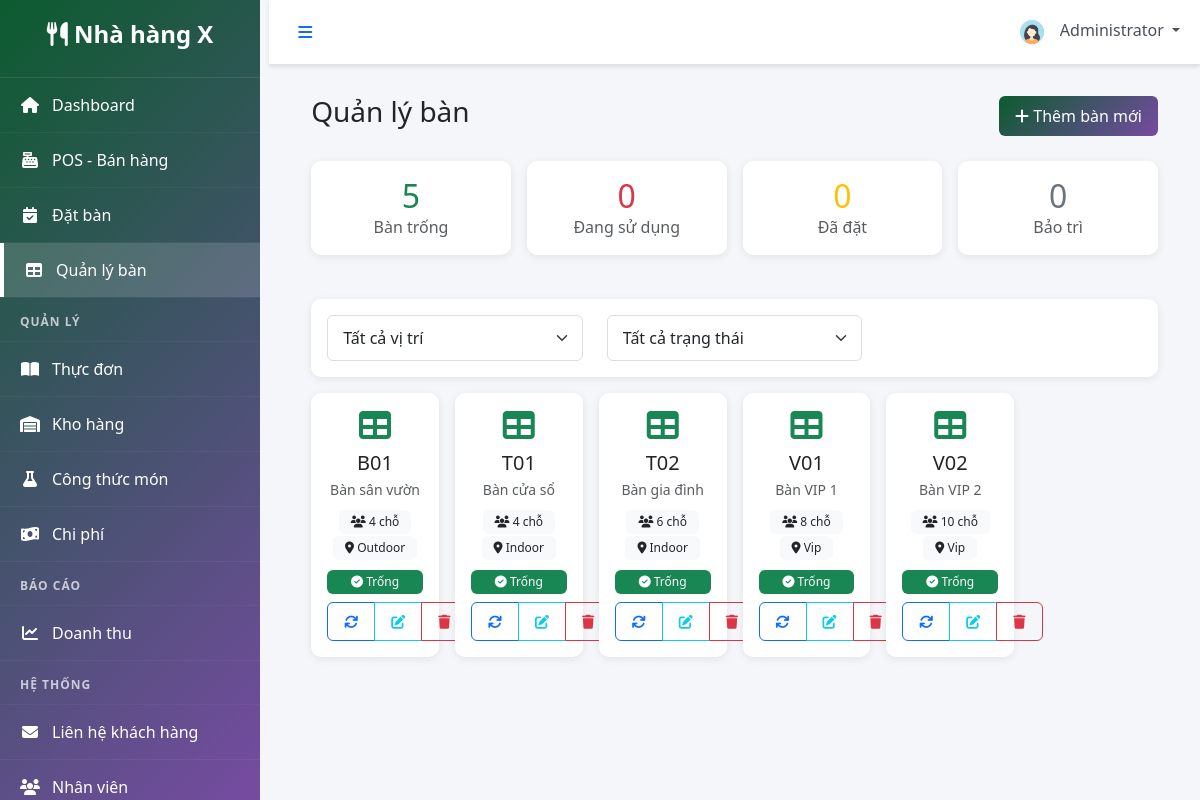
The app's page /modules/tables/manage_tables.php (signed in) with its own data.
### tables this page shows
CREATE TABLE `users` (
  `user_id` INT UNSIGNED NOT NULL AUTO_INCREMENT,
  `full_name` VARCHAR(120) NOT NULL,
  `email` VARCHAR(150) NOT NULL,
  `password_hash` VARCHAR(255) NOT NULL,
  `user_role` ENUM('admin','manager','waiter','chef','cashier','staff') NOT NULL DEFAULT 'staff',
  `phone` VARCHAR(30) DEFAULT NULL,
  `avatar` VARCHAR(255) DEFAULT NULL,
  `status` ENUM('active','inactive') NOT NULL DEFAULT 'active',
  `created_at` TIMESTAMP NOT NULL DEFAULT CURRENT_TIMESTAMP,
  `updated_at` TIMESTAMP NOT NULL DEFAULT CURRENT_TIMESTAMP ON UPDATE CURRENT_TIMESTAMP,
  PRIMARY KEY (`user_id`),
  UNIQUE KEY `uq_email` (`email`),
  KEY `idx_user_role_status` (`user_role`, `status`)
);

CREATE TABLE `restaurant_tables` (
  `table_id` INT UNSIGNED NOT NULL AUTO_INCREMENT,
  `table_number` VARCHAR(20) NOT NULL,
  `table_name` VARCHAR(100) DEFAULT NULL,
  `capacity` INT NOT NULL DEFAULT 4,
  `location` ENUM('indoor','outdoor','vip','balcony') NOT NULL DEFAULT 'indoor',
  `status` ENUM('available','occupied','reserved','maintenance','cleaning') NOT NULL DEFAULT 'available',
  `image` VARCHAR(255) DEFAULT NULL,
  `created_at` TIMESTAMP NOT NULL DEFAULT CURRENT_TIMESTAMP,
  `updated_at` TIMESTAMP NOT NULL DEFAULT CURRENT_TIMESTAMP ON UPDATE CURRENT_TIMESTAMP,
  PRIMARY KEY (`table_id`),
  UNIQUE KEY `uq_table_number` (`table_number`),
  KEY `idx_table_status` (`status`),
  KEY `idx_table_location` (`location`)
);

### includes/functions.php (called while the page is built, shortened)
<?php
function isLoggedIn() {
    return isset($_SESSION['user_id']) && ! empty($_SESSION['user_id']);
}
function getCurrentUser($db) {
    $query = "SELECT * FROM users WHERE user_id = :user_id";
    $stmt = $db->prepare($query);
    $stmt->bindParam(':user_id', $_SESSION['user_id']);
    $stmt->execute();
    return $stmt->fetch(PDO:: FETCH_ASSOC);
}
?>

### modules/tables/manage_tables.php (the view, shortened to what this page needs)
<?php
include '../../includes/header.php';
$query = "SELECT * FROM restaurant_tables ORDER BY table_number";
$tables = $db->query($query)->fetchAll(PDO::FETCH_ASSOC);
$stats = [
    'available' => 0,
    'occupied' => 0,
    'reserved' => 0,
    'maintenance' => 0
];
foreach ($tables as $table) {
    $stats[$table['status']]++;
}
?>
<div class="container-fluid">
    <div class="d-flex justify-content-between align-items-center mb-4">
        <h1 class="h3">Quản lý bàn</h1>
        <button class="btn btn-primary" data-bs-toggle="modal" data-bs-target="#addTableModal">
            <i class="fas fa-plus"></i> Thêm bàn mới
        </button>
    </div>
    <div class="row g-3 mb-4">
        <div class="col-md-3">
            <div class="card border-success">
                <div class="card-body text-center">
                    <h2 class="text-success mb-0"><?php echo $stats['available']; ?></h2>
                    <p class="text-muted mb-0">Bàn trống</p>
                </div>
            </div>
        </div>
        <div class="col-md-3">
            <div class="card border-danger">
                <div class="card-body text-center">
                    <h2 class="text-danger mb-0"><?php echo $stats['occupied']; ?></h2>
                    <p class="text-muted mb-0">Đang sử dụng</p>
                </div>
            </div>
        </div>
        <div class="col-md-3">
            <div class="card border-warning">
                <div class="card-body text-center">
                    <h2 class="text-warning mb-0"><?php echo $stats['reserved']; ?></h2>
                    <p class="text-muted mb-0">Đã đặt</p>
                </div>
            </div>
        </div>
        <div class="col-md-3">
            <div class="card border-secondary">
                <div class="card-body text-center">
                    <h2 class="text-secondary mb-0"><?php echo $stats['maintenance']; ?></h2>
                    <p class="text-muted mb-0">Bảo trì</p>
                </div>
            </div>
        </div>
    </div>
    <div class="card mb-3">
        <div class="card-body">
            <div class="row align-items-center">
                <div class="col-md-4">
                    <select id="location-filter" class="form-select">
                        <option value="all">Tất cả vị trí</option>
                    </select>
                </div>
                <div class="col-md-4">
                    <select id="status-filter" class="form-select">
                        <option value="all">Tất cả trạng thái</option>
                    </select>
                </div>
            </div>
        </div>
    </div>
    <div class="row g-3" id="tables-grid">
        <?php foreach ($tables as $table): ?>
        <?php
        $status_classes = [
            'available' => 'success',
            'occupied' => 'danger',
            'reserved' => 'warning',
            'maintenance' => 'secondary'
        ];
        $status_icons = [
            'available' => 'fa-check-circle',
            'occupied' => 'fa-users',
            'reserved' => 'fa-calendar-check',
            'maintenance' => 'fa-wrench'
        ];
        $status_text = [
            'available' => 'Trống',
            'occupied' => 'Đang dùng',
            'reserved' => 'Đã đặt',
            'maintenance' => 'Bảo trì'
        ];
        ?>
        <div class="col-lg-2 col-md-3 col-sm-4 col-6 table-item"
             data-location="<?php echo $table['location']; ?>"
             data-status="<?php echo $table['status']; ?>">
            <div class="card table-card border-<?php echo $status_classes[$table['status']]; ?>">
                <div class="card-body text-center p-3">
                    <div class="table-icon mb-2">
                        <i class="fas fa-table fa-2x text-<?php echo $status_classes[$table['status']]; ?>"></i>
                    </div>
                    <h5 class="mb-1"><?php echo htmlspecialchars($table['table_number']); ?></h5>
                    <?php if (!empty($table['table_name'] ?? '')): ?>
                    <small class="text-muted d-block"><?php echo htmlspecialchars($table['table_name']); ?></small>
                    <?php endif; ?>
                    <div class="my-2">
                        <span class="badge bg-light text-dark">
                            <i class="fas fa-users"></i> <?php echo $table['capacity']; ?> chỗ
                        </span>
                        <span class="badge bg-light text-dark">
                            <i class="fas fa-map-marker-alt"></i> <?php echo ucfirst($table['location']); ?>
                        </span>
                    </div>
                    <span class="badge bg-<?php echo $status_classes[$table['status']]; ?> w-100">
                        <i class="fas <?php echo $status_icons[$table['status']]; ?>"></i>
                        <?php echo $status_text[$table['status']]; ?>
                    </span>
                    <div class="btn-group btn-group-sm w-100 mt-2" role="group">
                        <button class="btn btn-outline-primary" onclick="changeStatus(<?php echo $table['table_id']; ?>)">
                            <i class="fas fa-sync"></i>
                        </button>
                        <button class="btn btn-outline-info" onclick="editTable(<?php echo $table['table_id']; ?>)">
                            <i class="fas fa-edit"></i>
                        </button>
                        <button class="btn btn-outline-danger" onclick="deleteTable(<?php echo $table['table_id']; ?>)">
                            <i class="fas fa-trash"></i>
                        </button>
                    </div>
                </div>
            </div>
        </div>
        <?php endforeach; ?>
    </div>
</div>
<?php include '../../includes/footer.php'; ?>

### includes/header.php (shortened to what this page needs)
<?php
$database = new Database();
$db = $database->getConnection();
$current_user = getCurrentUser($db);
?>
<!DOCTYPE html>
<html lang="vi">
<head>
    <link href="https://cdn.jsdelivr.net/npm/bootstrap@5.3.0/dist/css/bootstrap.min.css" rel="stylesheet">
    <link rel="stylesheet" href="https://cdnjs.cloudflare.com/ajax/libs/font-awesome/6.4.0/css/all.min.css">
    <link rel="stylesheet" href="<?php echo SITE_URL; ?>/assets/css/style.css">
    <link rel="stylesheet" href="<?php echo SITE_URL; ?>/assets/css/dashboard.css">
</head>
<body>
    <div class="wrapper">
        <?php include 'sidebar.php'; ?>
        <div class="main-content">
            <nav class="navbar navbar-expand-lg navbar-light bg-white border-bottom">
                <div class="container-fluid">
                    <button class="btn btn-link" id="sidebarToggle">
                        <i class="fas fa-bars"></i>
                    </button>
                    <div class="navbar-nav ms-auto">
                        <div class="nav-item dropdown">
                            <a class="nav-link dropdown-toggle" href="#" id="userDropdown" role="button" data-bs-toggle="dropdown">
                                <img src="<?php echo SITE_URL; ?>/assets/images/default-avatar.png" alt="Avatar" class="rounded-circle" width="32" height="32">
                                <span class="ms-2"><?php echo htmlspecialchars($current_user['full_name']); ?></span>
                            </a>
                        </div>
                    </div>
                </div>
            </nav>
            <div class="content-wrapper">

### assets/css/style.css (style rules this page uses)
:root { --primary-color: #0c5b2f; --secondary-color: #764ba2; --success-color: #28a745; --danger-color: #dc3545; --warning-color: #ffc107; --info-color: #17a2b8; --dark-color: #343a40; --light-color: #f8f9fa; --sidebar-width: 260px; }
* { margin: 0; padding: 0; box-sizing: border-box; }
body { font-family: 'Segoe UI', Tahoma, Geneva, Verdana, sans-serif; background-color: #f5f6fa; }
.wrapper { display: flex; min-height: 100vh; }
.main-content { flex: 1; margin-left: var(--sidebar-width); transition: margin-left 0.3s ease-in-out; min-height: 100vh; }
.content-wrapper { padding: 30px; }
.navbar { box-shadow: 0 2px 4px rgba(0,0,0,0.1); }
.navbar .nav-link { color: #495057; position: relative; }
.card { border: none; box-shadow: 0 2px 8px rgba(0,0,0,0.08); margin-bottom: 20px; border-radius: 10px; transition: all 0.3s; }
.btn { border-radius: 6px; padding: 8px 16px; font-weight: 500; transition: all 0.3s; }
.btn-primary { background: linear-gradient(135deg, var(--primary-color) 0%, var(--secondary-color) 100%); border: none; }
.badge { padding: 6px 12px; font-weight: 500; border-radius: 6px; }
.form-control, .form-select { border-radius: 6px; border: 1px solid #ddd; padding: 10px 15px; }

### modules/tables/manage_tables.php (style rules this page uses)
.table-card { transition: transform 0.2s, box-shadow 0.2s; cursor: pointer; }

### records on screen
users: full_name "Administrator"
restaurant_tables: table_number "B01", table_name "Bàn sân vườn", capacity "4", location "Outdoor", status "Trống"
restaurant_tables: table_number "T01", table_name "Bàn cửa sổ", capacity "4", location "Indoor", status "Trống"
restaurant_tables: table_number "T02", table_name "Bàn gia đình", capacity "6", location "Indoor", status "Trống"
restaurant_tables: table_number "V01", table_name "Bàn VIP 1", capacity "8", location "Vip", status "Trống"
restaurant_tables: table_number "V02", table_name "Bàn VIP 2", capacity "10", location "Vip", status "Trống"

### other values on screen
SITE_TITLE "Nhà hàng X"
$stats['available'] "5"
$stats['occupied'] "0"
$stats['reserved'] "0"
$stats['maintenance'] "0"
